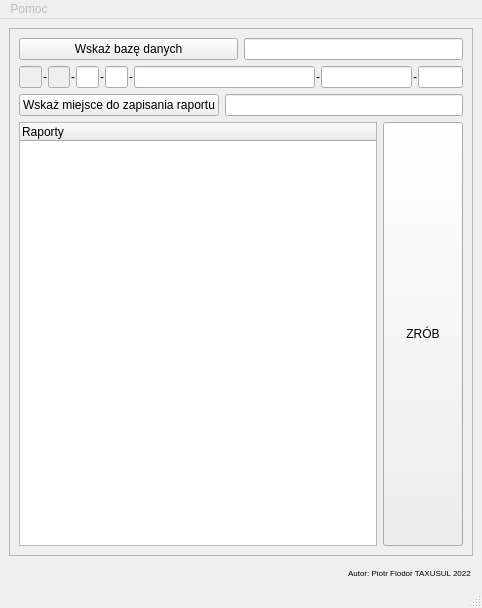
<?xml version="1.0" encoding="UTF-8"?>
<ui version="4.0">
 <class>MainWindow</class>
 <widget class="QMainWindow" name="MainWindow">
  <property name="enabled">
   <bool>true</bool>
  </property>
  <property name="geometry">
   <rect>
    <x>0</x>
    <y>0</y>
    <width>482</width>
    <height>608</height>
   </rect>
  </property>
  <property name="windowTitle">
   <string>PURPUL</string>
  </property>
  <widget class="QWidget" name="centralwidget">
   <layout class="QVBoxLayout" name="verticalLayout_2">
    <item>
     <widget class="QFrame" name="frame">
      <property name="frameShape">
       <enum>QFrame::StyledPanel</enum>
      </property>
      <property name="frameShadow">
       <enum>QFrame::Raised</enum>
      </property>
      <layout class="QVBoxLayout" name="verticalLayout_3" stretch="0,0,0,0">
       <item>
        <layout class="QHBoxLayout" name="horizontalLayout">
         <item>
          <widget class="QPushButton" name="dbButton">
           <property name="sizePolicy">
            <sizepolicy hsizetype="Expanding" vsizetype="Preferred">
             <horstretch>0</horstretch>
             <verstretch>0</verstretch>
            </sizepolicy>
           </property>
           <property name="text">
            <string>Wskaż bazę danych</string>
           </property>
          </widget>
         </item>
         <item>
          <widget class="QLineEdit" name="baseLineEdit">
           <property name="sizePolicy">
            <sizepolicy hsizetype="Expanding" vsizetype="Preferred">
             <horstretch>0</horstretch>
             <verstretch>0</verstretch>
            </sizepolicy>
           </property>
          </widget>
         </item>
        </layout>
       </item>
       <item>
        <layout class="QHBoxLayout" name="horizontalLayout_8" stretch="1,0,1,0,1,0,1,0,8,0,4,0,2">
         <property name="spacing">
          <number>1</number>
         </property>
         <item>
          <widget class="QLineEdit" name="rdlp">
           <property name="enabled">
            <bool>false</bool>
           </property>
           <property name="sizePolicy">
            <sizepolicy hsizetype="Preferred" vsizetype="Fixed">
             <horstretch>0</horstretch>
             <verstretch>0</verstretch>
            </sizepolicy>
           </property>
           <property name="maxLength">
            <number>2</number>
           </property>
          </widget>
         </item>
         <item>
          <widget class="QLabel" name="label_9">
           <property name="text">
            <string>-</string>
           </property>
          </widget>
         </item>
         <item>
          <widget class="QLineEdit" name="ndl">
           <property name="enabled">
            <bool>false</bool>
           </property>
           <property name="sizePolicy">
            <sizepolicy hsizetype="Expanding" vsizetype="Fixed">
             <horstretch>0</horstretch>
             <verstretch>0</verstretch>
            </sizepolicy>
           </property>
           <property name="maxLength">
            <number>2</number>
           </property>
          </widget>
         </item>
         <item>
          <widget class="QLabel" name="label_10">
           <property name="text">
            <string>-</string>
           </property>
          </widget>
         </item>
         <item>
          <widget class="QLineEdit" name="obr">
           <property name="maxLength">
            <number>1</number>
           </property>
          </widget>
         </item>
         <item>
          <widget class="QLabel" name="label_11">
           <property name="text">
            <string>-</string>
           </property>
          </widget>
         </item>
         <item>
          <widget class="QLineEdit" name="lctw">
           <property name="maxLength">
            <number>2</number>
           </property>
          </widget>
         </item>
         <item>
          <widget class="QLabel" name="label_12">
           <property name="text">
            <string>-</string>
           </property>
          </widget>
         </item>
         <item>
          <widget class="QLineEdit" name="oddz">
           <property name="maxLength">
            <number>6</number>
           </property>
          </widget>
         </item>
         <item>
          <widget class="QLabel" name="label_13">
           <property name="text">
            <string>-</string>
           </property>
          </widget>
         </item>
         <item>
          <widget class="QLineEdit" name="pododdz">
           <property name="maxLength">
            <number>4</number>
           </property>
          </widget>
         </item>
         <item>
          <widget class="QLabel" name="label_14">
           <property name="text">
            <string>-</string>
           </property>
          </widget>
         </item>
         <item>
          <widget class="QLineEdit" name="wydz">
           <property name="maxLength">
            <number>2</number>
           </property>
          </widget>
         </item>
        </layout>
       </item>
       <item>
        <layout class="QHBoxLayout" name="horizontalLayout_6">
         <item>
          <widget class="QPushButton" name="raportButton">
           <property name="text">
            <string>Wskaż miejsce do zapisania raportu</string>
           </property>
          </widget>
         </item>
         <item>
          <widget class="QLineEdit" name="raportLineEdit"/>
         </item>
        </layout>
       </item>
       <item>
        <layout class="QHBoxLayout" name="horizontalLayout_10" stretch="0,0">
         <item>
          <layout class="QVBoxLayout" name="verticalLayout">
           <item>
            <layout class="QHBoxLayout" name="horizontalLayout_11">
             <item>
              <widget class="QTreeWidget" name="raportTree">
               <property name="selectionMode">
                <enum>QAbstractItemView::MultiSelection</enum>
               </property>
               <property name="selectionBehavior">
                <enum>QAbstractItemView::SelectItems</enum>
               </property>
               <property name="animated">
                <bool>true</bool>
               </property>
               <column>
                <property name="text">
                 <string>Raporty</string>
                </property>
               </column>
              </widget>
             </item>
            </layout>
           </item>
          </layout>
         </item>
         <item>
          <widget class="QPushButton" name="run">
           <property name="sizePolicy">
            <sizepolicy hsizetype="Preferred" vsizetype="Preferred">
             <horstretch>0</horstretch>
             <verstretch>0</verstretch>
            </sizepolicy>
           </property>
           <property name="text">
            <string>ZRÓB</string>
           </property>
          </widget>
         </item>
        </layout>
       </item>
      </layout>
     </widget>
    </item>
    <item>
     <widget class="QLabel" name="label">
      <property name="text">
       <string>&lt;html&gt;&lt;head/&gt;&lt;body&gt;&lt;p align=&quot;right&quot;&gt;&lt;span style=&quot; font-size:10pt; vertical-align:sub;&quot;&gt;Autor: Piotr Fiodor TAXUSUL 2022    &lt;/span&gt;&lt;/p&gt;&lt;/body&gt;&lt;/html&gt;</string>
      </property>
     </widget>
    </item>
   </layout>
  </widget>
  <widget class="QMenuBar" name="menubar">
   <property name="geometry">
    <rect>
     <x>0</x>
     <y>0</y>
     <width>482</width>
     <height>21</height>
    </rect>
   </property>
   <widget class="QMenu" name="menuPlik">
    <property name="enabled">
     <bool>false</bool>
    </property>
    <property name="title">
     <string>Pomoc</string>
    </property>
    <addaction name="actionAbout"/>
   </widget>
   <addaction name="menuPlik"/>
  </widget>
  <widget class="QStatusBar" name="statusbar"/>
  <action name="actionAbout">
   <property name="enabled">
    <bool>true</bool>
   </property>
   <property name="text">
    <string>O programie</string>
   </property>
  </action>
 </widget>
 <resources/>
 <connections/>
</ui>
